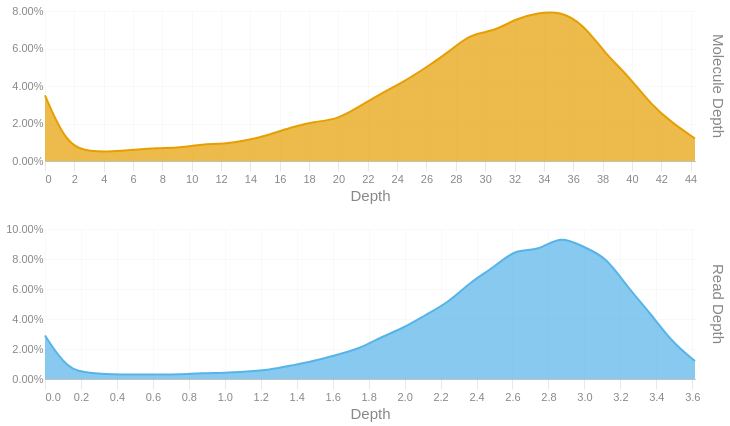

Here is the notebook cell this chart was saved with:
### Code cell
readdep = depth_hist(tb['Read Depth'], q99, 3)
readdep = readdep.with_columns(pl.lit('Read Depth').alias('Metric'))
if not SKIPLR:
    moldep = depth_hist(tb['Molecule Depth'], mol_q99, 1)
    moldep = moldep.with_columns(pl.lit('Molecule Depth').alias('Metric'))
    _hist = pl.concat([readdep, moldep])
    _hist = _hist.filter(pl.col('Proportion') != 0)
    with SafeRender(_hist):
        (
            alt.Chart(_hist)        
            .mark_area(interpolate = "basis")
            .encode(
                x=alt.X('Bin:Q').scale(domainMin=0).axis(alt.Axis(title='Depth')),
                y = alt.Y('Proportion:Q', title = None).axis(format = '.2%'),
                color = alt.Color('Metric:N').legend(None),
                row = alt.Row("Metric:N").header(title = None, labelOrient = 'right'),
                tooltip = [
                    alt.Tooltip("Metric:N", title = "Metric"),
                    alt.Tooltip('Interval:N', title = "Depth Interval"),
                    alt.Tooltip('Proportion:Q', title = "% Alignments").format('.2%')
                ]
            )
            .resolve_scale(x='independent', y='independent')
            .properties(
                height = 150, width = 650,
                usermeta={'embedOptions': {'downloadFileName': f'{samplename}.depth.hist'}}
            )
        ).display()
else:
    readdep = readdep.filter(pl.col('Proportion') != 0)
    with SafeRender(readdep):
        (
            alt.Chart(readdep)        
            .mark_area(interpolate = "basis")
            .encode(
                x=alt.X('Bin:Q').scale(domainMin=0).axis(alt.Axis(title='Depth')),
                y = alt.Y('Proportion:Q', title = None).axis(format = '.2%'),
                tooltip = [
                    alt.Tooltip('Interval:N', title = "Depth Interval"),
                    alt.Tooltip('Proportion:Q', title = "% Alignments").format('.2%')
                ]
            )
            .properties(
                usermeta={'embedOptions': {'downloadFileName': f'{samplename}.depth.hist'}}
            )
        ).display()

### Figure 1 — Vega-Lite specification as saved in the notebook (floating-point values rounded to 4 significant figures)
{"width": 650, "height": 150, "config": {"title": {"anchor": "start", "dy": -15, "fontSize": 18, "color": "#888888", "subtitleColor": "#888888", "subtitleFontSize": 14}, "arc": {"fill": "#0072B2"}, "axis": {"domainColor": "#888888", "domainWidth": 0.5, "gridWidth": 0.2, "grid": false, "titleFontWeight": 400, "titleFontSize": 15, "labelFontSize": 11, "labelColor": "#888888", "tickColor": "#888888", "tickWidth": 0.2, "titleColor": "#888888"}, "axisBand": {"grid": false}, "axisX": {"grid": true, "tickSize": 10, "domainCap": "round"}, "axisY": {"domain": false, "grid": true, "tickSize": 0, "domainCap": "round"}, "background": "transparent", "header": {"labelFontSize": 15, "labelColor": "#888888", "titleFontSize": 15, "titleFontWeight": 600, "titleColor": "#888888"}, "legend": {"labelFont": "sans-serif", "labelFontSize": 12, "labelColor": "#888888", "symbolSize": 100, "symbolType": "circle", "titleFontSize": 12, "titlePadding": 10, "titleColor": "#888888", "title": null}, "range": {"category": ["#E69F00", "#56B4E9", "#009E73", "#F0E442", "#0072B2", "#D55E00", "#CC79A7", "#000000"], "diverging": ["#cfe8f3", "#a2d4ec", "#73bfe2", "#46abdb", "#1696d2", "#12719e"]}, "area": {"fill": "#0072B2", "fillOpacity": 0.7, "line": true, "strokeOpacity": 0.7}, "line": {"color": "#0072B2", "stroke": "#0072B2", "strokeWidth": 2}, "trail": {"color": "#0072B2", "stroke": "#0072B2", "strokeWidth": 0, "size": 1}, "point": {"filled": true, "fillOpacity": 1.0, "size": 95}, "text": {"color": "#888888", "fontSize": 11, "align": "right", "fontWeight": 400, "size": 11}, "bar": {"fill": "#0072B2", "stroke": null}, "view": {"stroke": null, "continuousWidth": 660, "continuousHeight": 400}}, "data": {"name": "data-affdce8e89dd41adc3667b04623eed58"}, "mark": {"type": "area", "interpolate": "basis"}, "encoding": {"color": {"field": "Metric", "legend": null, "type": "nominal"}, "row": {"field": "Metric", "header": {"title": null, "labelOrient": "right"}, "type": "nominal"}, "tooltip": [{"field": "Metric", "title": "Metric", "type": "nominal"}, {"field": "Interval", "title": "Depth Interval", "type": "nominal"}, {"field": "Proportion", "format": ".2%", "title": "% Alignments", "type": "quantitative"}], "x": {"axis": {"title": "Depth"}, "field": "Bin", "scale": {"domainMin": 0}, "type": "quantitative"}, "y": {"axis": {"format": ".2%"}, "field": "Proportion", "title": null, "type": "quantitative"}}, "resolve": {"scale": {"x": "independent", "y": "independent"}}, "usermeta": {"embedOptions": {"downloadFileName": "S6_Musquodoboit_1544.depth.hist"}}, "$schema": "https://vega.github.io/schema/vega-lite/v6.1.0.json", "datasets": {"data-affdce8e89dd41adc3667b04623eed58": [{"Bin": 0.0, "Interval": "0.0-0.125", "Proportion": 0.029, "Metric": "Read Depth"}, {"Bin": 0.125, "Interval": "0.125-0.249", "Proportion": 0.006, "Metric": "Read Depth"}, {"Bin": 0.249, "Interval": "0.249-0.374", "Proportion": 0.004, "Metric": "Read Depth"}, {"Bin": 0.374, "Interval": "0.374-0.499", "Proportion": 0.003, "Metric": "Read Depth"}, {"Bin": 0.499, "Interval": "0.499-0.623", "Proportion": 0.003, "Metric": "Read Depth"}, {"Bin": 0.623, "Interval": "0.623-0.748", "Proportion": 0.003, "Metric": "Read Depth"}, {"Bin": 0.748, "Interval": "0.748-0.873", "Proportion": 0.003, "Metric": "Read Depth"}, {"Bin": 0.873, "Interval": "0.873-0.997", "Proportion": 0.004, "Metric": "Read Depth"}, {"Bin": 0.997, "Interval": "0.997-1.122", "Proportion": 0.004, "Metric": "Read Depth"}, {"Bin": 1.122, "Interval": "1.122-1.247", "Proportion": 0.005, "Metric": "Read Depth"}, {"Bin": 1.247, "Interval": "1.247-1.371", "Proportion": 0.006, "Metric": "Read Depth"}, {"Bin": 1.371, "Interval": "1.371-1.496", "Proportion": 0.009, "Metric": "Read Depth"}, {"Bin": 1.496, "Interval": "1.496-1.621", "Proportion": 0.012, "Metric": "Read Depth"}, {"Bin": 1.621, "Interval": "1.621-1.745", "Proportion": 0.016, "Metric": "Read Depth"}, {"Bin": 1.745, "Interval": "1.745-1.87", "Proportion": 0.02, "Metric": "Read Depth"}, {"Bin": 1.87, "Interval": "1.87-1.995", "Proportion": 0.028, "Metric": "Read Depth"}, {"Bin": 1.995, "Interval": "1.995-2.119", "Proportion": 0.034, "Metric": "Read Depth"}, {"Bin": 2.119, "Interval": "2.119-2.244", "Proportion": 0.043, "Metric": "Read Depth"}, {"Bin": 2.244, "Interval": "2.244-2.369", "Proportion": 0.051, "Metric": "Read Depth"}, {"Bin": 2.369, "Interval": "2.369-2.493", "Proportion": 0.065, "Metric": "Read Depth"}, {"Bin": 2.493, "Interval": "2.493-2.618", "Proportion": 0.074, "Metric": "Read Depth"}, {"Bin": 2.618, "Interval": "2.618-2.743", "Proportion": 0.087, "Metric": "Read Depth"}, {"Bin": 2.743, "Interval": "2.743-2.867", "Proportion": 0.085, "Metric": "Read Depth"}, {"Bin": 2.867, "Interval": "2.867-2.992", "Proportion": 0.096, "Metric": "Read Depth"}, {"Bin": 2.992, "Interval": "2.992-3.117", "Proportion": 0.088, "Metric": "Read Depth"}, {"Bin": 3.117, "Interval": "3.117-3.241", "Proportion": 0.082, "Metric": "Read Depth"}, {"Bin": 3.241, "Interval": "3.241-3.366", "Proportion": 0.061, "Metric": "Read Depth"}, {"Bin": 3.366, "Interval": "3.366-3.491", "Proportion": 0.044, "Metric": "Read Depth"}, {"Bin": 3.491, "Interval": "3.491-3.615", "Proportion": 0.024, "Metric": "Read Depth"}, {"Bin": 3.615, "Interval": "3.615-3.74", "Proportion": 0.012, "Metric": "Read Depth"}, {"Bin": 0.0, "Interval": "0.0-1.5", "Proportion": 0.035, "Metric": "Molecule Depth"}, {"Bin": 1.5, "Interval": "1.5-3.1", "Proportion": 0.008, "Metric": "Molecule Depth"}, {"Bin": 3.1, "Interval": "3.1-4.6", "Proportion": 0.005, "Metric": "Molecule Depth"}, {"Bin": 4.6, "Interval": "4.6-6.1", "Proportion": 0.005, "Metric": "Molecule Depth"}, {"Bin": 6.1, "Interval": "6.1-7.6", "Proportion": 0.006, "Metric": "Molecule Depth"}, {"Bin": 7.6, "Interval": "7.6-9.2", "Proportion": 0.007, "Metric": "Molecule Depth"}, {"Bin": 9.2, "Interval": "9.2-10.7", "Proportion": 0.007, "Metric": "Molecule Depth"}, {"Bin": 10.7, "Interval": "10.7-12.2", "Proportion": 0.009, "Metric": "Molecule Depth"}, {"Bin": 12.2, "Interval": "12.2-13.8", "Proportion": 0.009, "Metric": "Molecule Depth"}, {"Bin": 13.8, "Interval": "13.8-15.3", "Proportion": 0.011, "Metric": "Molecule Depth"}, {"Bin": 15.3, "Interval": "15.3-16.8", "Proportion": 0.014, "Metric": "Molecule Depth"}, {"Bin": 16.8, "Interval": "16.8-18.3", "Proportion": 0.018, "Metric": "Molecule Depth"}, {"Bin": 18.3, "Interval": "18.3-19.9", "Proportion": 0.021, "Metric": "Molecule Depth"}, {"Bin": 19.9, "Interval": "19.9-21.4", "Proportion": 0.022, "Metric": "Molecule Depth"}, {"Bin": 21.4, "Interval": "21.4-22.9", "Proportion": 0.029, "Metric": "Molecule Depth"}, {"Bin": 22.9, "Interval": "22.9-24.4", "Proportion": 0.036, "Metric": "Molecule Depth"}, {"Bin": 24.4, "Interval": "24.4-26.0", "Proportion": 0.042, "Metric": "Molecule Depth"}, {"Bin": 26.0, "Interval": "26.0-27.5", "Proportion": 0.05, "Metric": "Molecule Depth"}, {"Bin": 27.5, "Interval": "27.5-29.0", "Proportion": 0.058, "Metric": "Molecule Depth"}, {"Bin": 29.0, "Interval": "29.0-30.6", "Proportion": 0.068, "Metric": "Molecule Depth"}, {"Bin": 30.6, "Interval": "30.6-32.1", "Proportion": 0.069, "Metric": "Molecule Depth"}, {"Bin": 32.1, "Interval": "32.1-33.6", "Proportion": 0.076, "Metric": "Molecule Depth"}, {"Bin": 33.6, "Interval": "33.6-35.1", "Proportion": 0.079, "Metric": "Molecule Depth"}, {"Bin": 35.1, "Interval": "35.1-36.7", "Proportion": 0.08, "Metric": "Molecule Depth"}, {"Bin": 36.7, "Interval": "36.7-38.2", "Proportion": 0.073, "Metric": "Molecule Depth"}, {"Bin": 38.2, "Interval": "38.2-39.7", "Proportion": 0.057, "Metric": "Molecule Depth"}, {"Bin": 39.7, "Interval": "39.7-41.3", "Proportion": 0.046, "Metric": "Molecule Depth"}, {"Bin": 41.3, "Interval": "41.3-42.8", "Proportion": 0.03, "Metric": "Molecule Depth"}, {"Bin": 42.8, "Interval": "42.8-44.3", "Proportion": 0.02, "Metric": "Molecule Depth"}, {"Bin": 44.3, "Interval": "44.3-45.84", "Proportion": 0.012, "Metric": "Molecule Depth"}]}}
